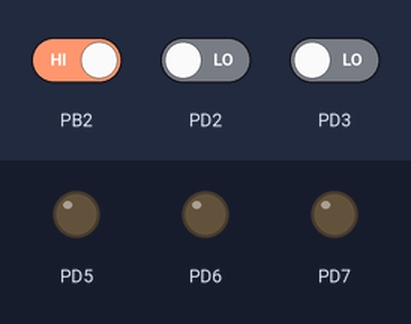
This program was run on a simulated ATmega32, built with avr-gcc and emulated at 8 MHz. Shown: output pins drawn as LEDs (lit = HIGH). The inputs (shaded band) are chosen by the test bench; at power-on: PB2 HIGH, PD2 LOW, PD3 LOW.

Above: at 1.2 s.
1.3 s: PB2 driven LOW
At 2.5 s:
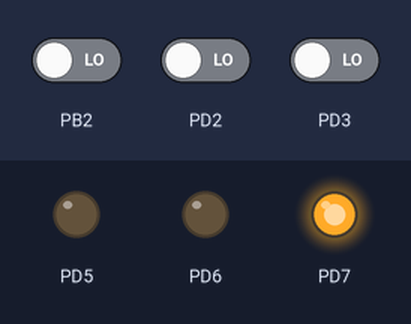
4.3 s: PD2 driven HIGH
At 4.8 s:
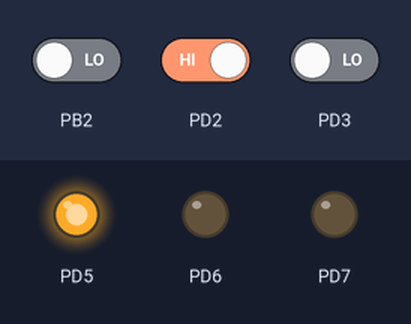
7.3 s: PD3 driven HIGH
At 8.3 s:
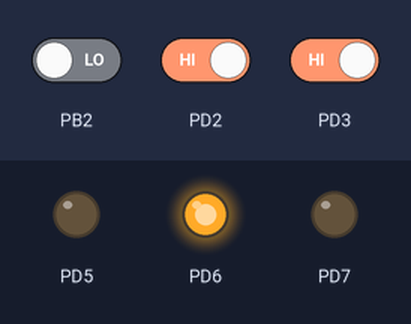
10.3 s: PD2 driven LOW
At 10.6 s:
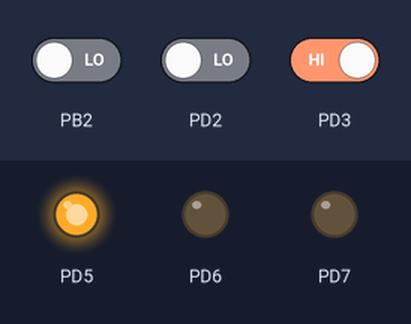
Timing chart, 0 to 13.5 s (numbered marks = the images above; inputs shaded):
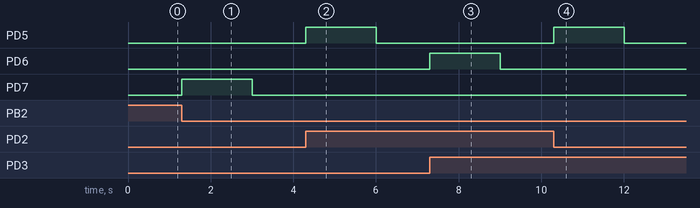

The program:

unit6_lesson4.c
```c
/*
 * unit6_lesson4.c
 *
 * Created: 9/5/2024 10:27:47 AM
 *  Author: Farha
 */


#define F_CPU 8000000UL
#include <util/delay.h>
#include <avr/io.h>
#include <avr/interrupt.h>

int main(void)
{
	// Enabling interrupts
	GICR |= (1<<7 | 1<<6 | 1<<5);

	// Configuring interrupts as falling, rising ,and falling
	MCUCR |= (1<<0 | 1<<2 | 1<<3);
	MCUCR &= ~(1<<1);
	MCUCSR &= ~(1<<6);


	// Enabling global interrupt
	sei();


	// Setting LED pins as output
	DDRD |= (1<<5) | (1<<6) | (1<<7) ;

	while(1)
	{
		PORTD &= ~((1<<5) | (1<<6) | (1<<7)) ;
		_delay_ms(1000);
	}


	return 0;
}


ISR(INT0_vect)
{
	PORTD |= (1<<5);
	_delay_ms(1000);
}

ISR(INT1_vect)
{
	PORTD |= (1<<6);
	_delay_ms(1000);
}

ISR(INT2_vect)
{
	PORTD |= (1<<7);
	_delay_ms(1000);
}
```

Measured:
- after the input at 1.3 s, PD7: LOW → HIGH at once, → LOW 1.7 s later
- after the input at 4.3 s, PD5: LOW → HIGH at once, → LOW 1.7 s later
- after the input at 7.3 s, PD6: LOW → HIGH at once, → LOW 1.7 s later
- after the input at 10.3 s, PD5: LOW → HIGH at once, → LOW 1.7 s later
